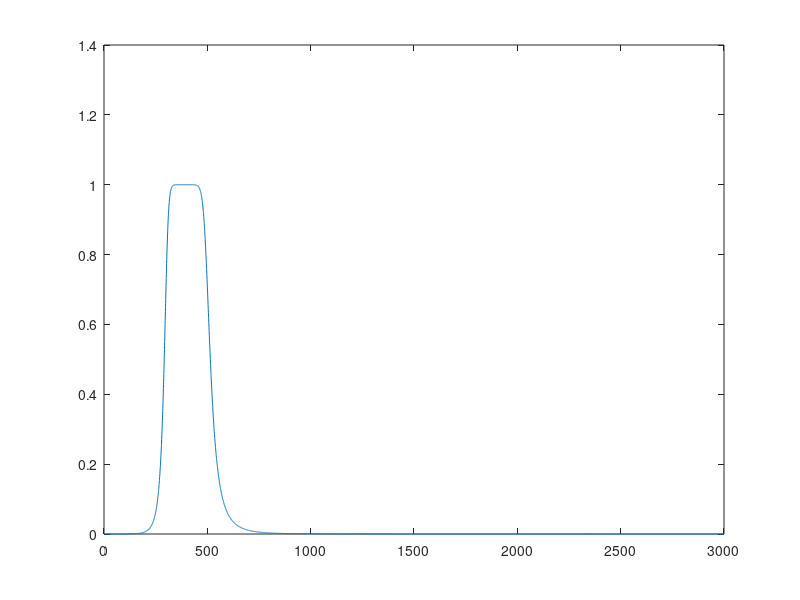

MATLAB code for this plot: (Note: this script raises an error after producing the figure.)
ap=3;
as=20;
fp=[300 500];
fst=[200 600];
fs=10*600;
Wp=2*fp/fs;
Ws=2*fst/fs;
[n,Wc]=buttord(Wp,Ws,ap,as);
[Num den]=butter(n,Wc,"bandpass");
h=freqz(Num,den,fs);
xaxis=linspace(0,fs/2,length(h));
plot(xaxis,abs(h))
n=0:1:200;
x=cos(2*pi*50*n/fs)+cos(2*pi*400*n/fs)+cos(2*pi*900*n/fs);
y=filter(num,den,x);
X=fftshift(fft(x));
Y=fftshift(fft(y));
xaxis=linspace(-fs/2,fs/2,length(x));
plot(xaxis,abs(X));
figure;
plot(xaxis,abs(Y));
figure;
plot(x(101:140));
figure;
plot(y(101:140));
